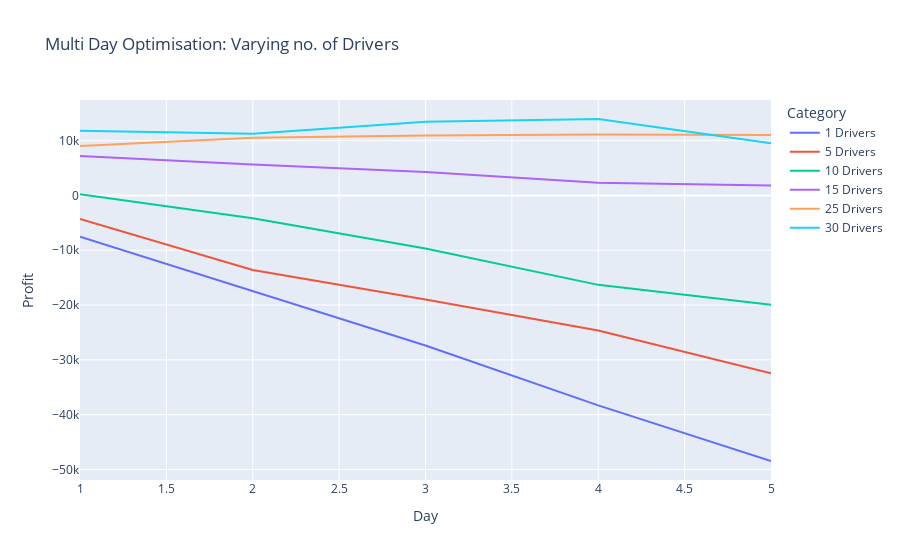
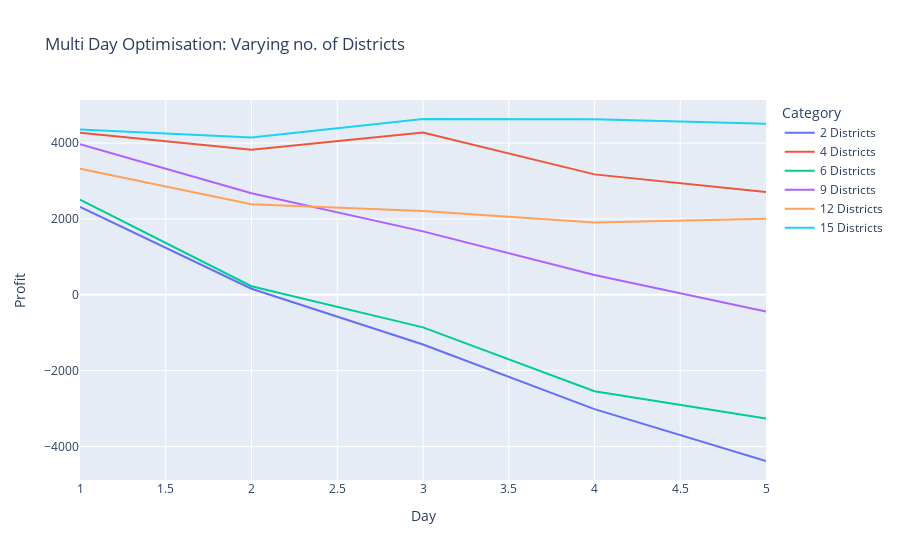

Notebook code cell kept with these figures, in order:
### Code cell
# Now, we perform some analysis using our multi day model.
# (Some of the models may need to be ran multiple times as they may not be able to find an optimal solution every time.)

# First, we vary the number of drivers.
vars = [1,5,10,15,25,30]
profitsMultiDayVaryDrivers = {
    'name' : [],
    'day' : [],
    'profit' : []
}

for var in vars:
    res, resProfits = optimizeOverPeriod(
        nDays=5,
        nDistricts=5, 
        nDrivers=var, 
        totalParcelsAvg=1300,
        totalParcelsSD=200, 
        costDelivered=10, 
        costUndelivered=8, 
        costDriver=20, 
        maxHours=8, 
        minDriverEfficiency=3, 
        maxDriverEfficiency=10
        )
    for i in range(len(resProfits)):
        profitsMultiDayVaryDrivers['name'].append(str(var) + ' Drivers')
        profitsMultiDayVaryDrivers['day'].append(i+1)
        profitsMultiDayVaryDrivers['profit'].append(resProfits[i])
        
df = pd.DataFrame(profitsMultiDayVaryDrivers)
fig = px.line(df, x='day', y='profit', color='name', labels={'day': "Day", 'profit': "Profit", 'name': "Category"}, title='Multi Day Optimisation: Varying no. of Drivers')
fig.show()

# We can see that as time progresses, the undelivered parcels stockpile and this results in decreasing profit.
# We can also see that as the number of drivers increase, marginal profit gain per driver and variance remains relatively constant, contrasting to our single day model.
# When parcels are carried over to the next day, there are more parcels to be delivered, hence drivers can be more consistently utilised more optimally.

# Next, we vary the number of districts.
vars = [2,4,6,9,12,15]
profitsMultiDayVaryDistricts = {
    'name' : [],
    'day' : [],
    'profit' : []
}

for var in vars:
    res, resProfits = optimizeOverPeriod(
        nDays=5,
        nDistricts=var, 
        nDrivers=10, 
        totalParcelsAvg=850,
        totalParcelsSD=85, 
        costDelivered=10, 
        costUndelivered=8, 
        costDriver=20, 
        maxHours=8, 
        minDriverEfficiency=3, 
        maxDriverEfficiency=10
        )
    for i in range(len(resProfits)):
        profitsMultiDayVaryDistricts['name'].append(str(var) + ' Districts')
        profitsMultiDayVaryDistricts['day'].append(i+1)
        profitsMultiDayVaryDistricts['profit'].append(resProfits[i])
        
df = pd.DataFrame(profitsMultiDayVaryDistricts)
fig = px.line(df, x='day', y='profit', color='name', labels={'day': "Day", 'profit': "Profit", 'name': "Category"}, title='Multi Day Optimisation: Varying no. of Districts')
fig.show()

# Interestingly enough, there are no meaningful trends here, as compared to our single day model.

### Figure 1 — Plotly figure (JSON) as saved in the notebook; plotly's stock layout.template omitted (floating-point values rounded to 4 significant figures)
{"data": [{"hovertemplate": "Category=1 Drivers<br>Day=%{x}<br>Profit=%{y}<extra></extra>", "legendgroup": "1 Drivers", "line": {"color": "#636efa", "dash": "solid"}, "marker": {"symbol": "circle"}, "mode": "lines", "name": "1 Drivers", "orientation": "v", "showlegend": true, "type": "scatter", "x": [1, 2, 3, 4, 5], "xaxis": "x", "y": [-7536, -17480, -27384, -38312, -48464], "yaxis": "y"}, {"hovertemplate": "Category=5 Drivers<br>Day=%{x}<br>Profit=%{y}<extra></extra>", "legendgroup": "5 Drivers", "line": {"color": "#EF553B", "dash": "solid"}, "marker": {"symbol": "circle"}, "mode": "lines", "name": "5 Drivers", "orientation": "v", "showlegend": true, "type": "scatter", "x": [1, 2, 3, 4, 5], "xaxis": "x", "y": [-4272, -13608, -19000, -24656, -32448], "yaxis": "y"}, {"hovertemplate": "Category=10 Drivers<br>Day=%{x}<br>Profit=%{y}<extra></extra>", "legendgroup": "10 Drivers", "line": {"color": "#00cc96", "dash": "solid"}, "marker": {"symbol": "circle"}, "mode": "lines", "name": "10 Drivers", "orientation": "v", "showlegend": true, "type": "scatter", "x": [1, 2, 3, 4, 5], "xaxis": "x", "y": [248, -4160, -9680, -16312, -19928], "yaxis": "y"}, {"hovertemplate": "Category=15 Drivers<br>Day=%{x}<br>Profit=%{y}<extra></extra>", "legendgroup": "15 Drivers", "line": {"color": "#ab63fa", "dash": "solid"}, "marker": {"symbol": "circle"}, "mode": "lines", "name": "15 Drivers", "orientation": "v", "showlegend": true, "type": "scatter", "x": [1, 2, 3, 4, 5], "xaxis": "x", "y": [7208, 5640, 4272, 2320, 1840], "yaxis": "y"}, {"hovertemplate": "Category=25 Drivers<br>Day=%{x}<br>Profit=%{y}<extra></extra>", "legendgroup": "25 Drivers", "line": {"color": "#FFA15A", "dash": "solid"}, "marker": {"symbol": "circle"}, "mode": "lines", "name": "25 Drivers", "orientation": "v", "showlegend": true, "type": "scatter", "x": [1, 2, 3, 4, 5], "xaxis": "x", "y": [9042.0, 10560.0, 10960.0, 11150.0, 11060.0], "yaxis": "y"}, {"hovertemplate": "Category=30 Drivers<br>Day=%{x}<br>Profit=%{y}<extra></extra>", "legendgroup": "30 Drivers", "line": {"color": "#19d3f3", "dash": "solid"}, "marker": {"symbol": "circle"}, "mode": "lines", "name": "30 Drivers", "orientation": "v", "showlegend": true, "type": "scatter", "x": [1, 2, 3, 4, 5], "xaxis": "x", "y": [11820.0, 11280.0, 13470.0, 13960.0, 9552], "yaxis": "y"}], "layout": {"legend": {"title": {"text": "Category"}, "tracegroupgap": 0}, "title": {"text": "Multi Day Optimisation: Varying no. of Drivers"}, "xaxis": {"anchor": "y", "domain": [0, 1], "title": {"text": "Day"}}, "yaxis": {"anchor": "x", "domain": [0, 1], "title": {"text": "Profit"}}}}

### Figure 2 — Plotly figure (JSON) as saved in the notebook; plotly's stock layout.template omitted (floating-point values rounded to 4 significant figures)
{"data": [{"hovertemplate": "Category=2 Districts<br>Day=%{x}<br>Profit=%{y}<extra></extra>", "legendgroup": "2 Districts", "line": {"color": "#636efa", "dash": "solid"}, "marker": {"symbol": "circle"}, "mode": "lines", "name": "2 Districts", "orientation": "v", "showlegend": true, "type": "scatter", "x": [1, 2, 3, 4, 5], "xaxis": "x", "y": [2320, 160, -1312, -3016, -4384], "yaxis": "y"}, {"hovertemplate": "Category=4 Districts<br>Day=%{x}<br>Profit=%{y}<extra></extra>", "legendgroup": "4 Districts", "line": {"color": "#EF553B", "dash": "solid"}, "marker": {"symbol": "circle"}, "mode": "lines", "name": "4 Districts", "orientation": "v", "showlegend": true, "type": "scatter", "x": [1, 2, 3, 4, 5], "xaxis": "x", "y": [4272, 3824, 4280, 3176, 2712], "yaxis": "y"}, {"hovertemplate": "Category=6 Districts<br>Day=%{x}<br>Profit=%{y}<extra></extra>", "legendgroup": "6 Districts", "line": {"color": "#00cc96", "dash": "solid"}, "marker": {"symbol": "circle"}, "mode": "lines", "name": "6 Districts", "orientation": "v", "showlegend": true, "type": "scatter", "x": [1, 2, 3, 4, 5], "xaxis": "x", "y": [2512, 226.7, -860, -2544, -3264], "yaxis": "y"}, {"hovertemplate": "Category=9 Districts<br>Day=%{x}<br>Profit=%{y}<extra></extra>", "legendgroup": "9 Districts", "line": {"color": "#ab63fa", "dash": "solid"}, "marker": {"symbol": "circle"}, "mode": "lines", "name": "9 Districts", "orientation": "v", "showlegend": true, "type": "scatter", "x": [1, 2, 3, 4, 5], "xaxis": "x", "y": [3975.0, 2677.0, 1672, 520, -440], "yaxis": "y"}, {"hovertemplate": "Category=12 Districts<br>Day=%{x}<br>Profit=%{y}<extra></extra>", "legendgroup": "12 Districts", "line": {"color": "#FFA15A", "dash": "solid"}, "marker": {"symbol": "circle"}, "mode": "lines", "name": "12 Districts", "orientation": "v", "showlegend": true, "type": "scatter", "x": [1, 2, 3, 4, 5], "xaxis": "x", "y": [3324.0, 2388.0, 2210.0, 1904.0, 2002.0], "yaxis": "y"}, {"hovertemplate": "Category=15 Districts<br>Day=%{x}<br>Profit=%{y}<extra></extra>", "legendgroup": "15 Districts", "line": {"color": "#19d3f3", "dash": "solid"}, "marker": {"symbol": "circle"}, "mode": "lines", "name": "15 Districts", "orientation": "v", "showlegend": true, "type": "scatter", "x": [1, 2, 3, 4, 5], "xaxis": "x", "y": [4357.0, 4148.0, 4636.0, 4629.0, 4508.0], "yaxis": "y"}], "layout": {"legend": {"title": {"text": "Category"}, "tracegroupgap": 0}, "title": {"text": "Multi Day Optimisation: Varying no. of Districts"}, "xaxis": {"anchor": "y", "domain": [0, 1], "title": {"text": "Day"}}, "yaxis": {"anchor": "x", "domain": [0, 1], "title": {"text": "Profit"}}}}
